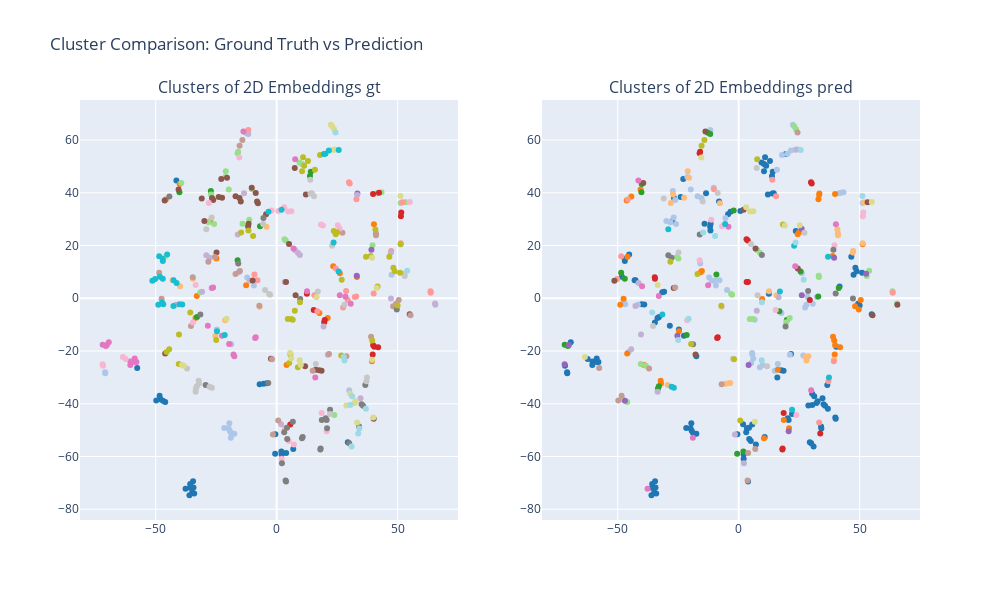

This figure's notebook cell:
### Markdown cell above
## Baseline (out of the box model)

### Code cell
model = SentenceTransformer("all-MiniLM-L6-v2")
oob_res = test_model(model)
